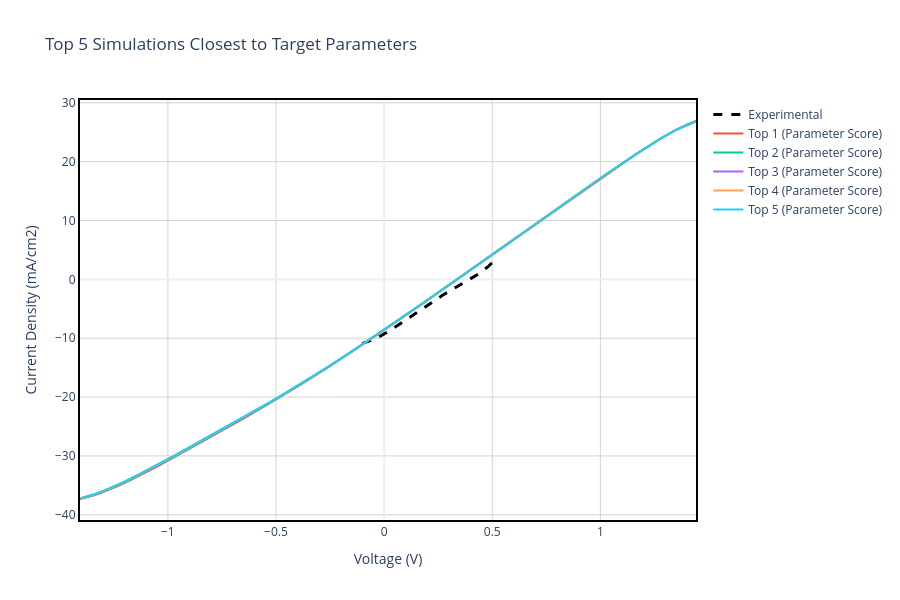

The code cell stored with this chart in its notebook:
### Markdown cell above
## Section 4: Parameter-Based Comparison with Target Values

### Methodology
In this section, we compare simulations against **target performance parameters** using a scoring algorithm. For each simulation, we calculate a normalized distance metric:

$$\text{Score} = \sum_{i} \left(\frac{X_i^{sim} - X_i^{target}}{X_i^{target}}\right)^2$$

where $X_i$ represents the performance parameters:
- $V_{oc}$ (Open Circuit Voltage)
- $J_{sc}$ (Short Circuit Current Density)  
- $FF$ (Fill Factor)
- $\eta$ (Power Conversion Efficiency)

**Interpretation**: Lower scores indicate simulations whose parameters are closer to the target values. This approach is useful for identifying device designs that achieve desired specifications.

### Application
The top 5 simulations with the lowest parameter scores are plotted alongside experimental data to evaluate whether parameter matching correlates with realistic device behavior.

### Code cell
# Calculate a Score (the lower the score, the closer to the target parameters)
for d in scaps_data:
    score = 0
    score += ((d['Voc'] - TARGET_VOC) / TARGET_VOC)**2
    score += ((d['Jsc'] - TARGET_JSC) / TARGET_JSC)**2
    score += ((d['FF'] - TARGET_FF) / TARGET_FF)**2
    score += ((d['eta'] - TARGET_ETA) / TARGET_ETA)**2
    d['param_score'] = score

top_5_params = sorted(scaps_data, key=lambda x: x['param_score'])[:5]

# ------------------ PLOT 3: TOP 5 VS EXPERIMENTAL (PARAMETERS) ------------------
fig3 = go.Figure()
fig3.add_trace(go.Scatter(
    x=exp_data['v(V)'], y=exp_data['jtot(mA/cm2)'], 
    mode='lines', name='Experimental', line=dict(color='black', dash='dash', width=3)
))

for i, d in enumerate(top_5_params):
    v_filtered = d['v(V)']
    j_filtered = d['jtot(mA/cm2)']
    
    hover_text = f"<b>{d['label']}</b><br>Voc: {d['Voc']} V<br>Jsc: {d['Jsc']} mA/cm²<br>FF: {d['FF']} %<br>η: {d['eta']} %"
    fig3.add_trace(go.Scatter(
        x=v_filtered, y=j_filtered, mode='lines', 
        name=f"Top {i+1} (Parameter Score)", hoverinfo='text', hovertext=hover_text
    ))

fig3.update_xaxes(showline=True, linewidth=2, linecolor='black', mirror=True)
fig3.update_yaxes(showline=True, linewidth=2, linecolor='black', mirror=True)
fig3.update_layout(
    title='Top 5 Simulations Closest to Target Parameters',
    xaxis_title='Voltage (V)', yaxis_title='Current Density (mA/cm2)',
    hovermode='closest', template='plotly_white', width=900, height=600,
    plot_bgcolor='white',
    xaxis=dict(showgrid=True, gridwidth=1, gridcolor='lightgray'),
    yaxis=dict(showgrid=True, gridwidth=1, gridcolor='lightgray')
)
fig3.show()
fig3.write_image(os.path.join(plots_dir, 'Top5_Parameters.png'), width=900, height=600)
print(f"✅ Saved Plot 3 to {plots_dir}/Top5_Parameters.png")

# Create comparison table
print("\n" + "="*120)
print("TOP 5 PARAMETER MATCHES: EXPERIMENTAL VS SIMULATIONS")
print("="*120)
print(f"\n{'Metric':<20} {'Experimental':<18} {'Top 1':<18} {'Top 2':<18} {'Top 3':<18} {'Top 4':<18} {'Top 5':<18}")
print("-"*120)
for i, d in enumerate(top_5_params):
    print(f"\n🔍 Top {i+1} (Params: {d['param_score']:.6f}) - {d['label']}")
    print(f"   Batch Parameters: {d['batch_params']}")
    print(f"   Voc: {d['Voc']:.6f} V | Jsc: {d['Jsc']:.4f} mA/cm² | FF: {d['FF']:.4f} % | η: {d['eta']:.4f} %")
print("="*120)

### Figure 1 — Plotly figure (JSON) as saved in the notebook; plotly's stock layout.template omitted (floating-point values rounded to 4 significant figures; data arrays with more than 128 entries replaced by an {"elided": "..."} marker saying what was removed)
{"data": [{"line": {"color": "black", "dash": "dash", "width": 3}, "mode": "lines", "name": "Experimental", "type": "scatter", "x": {"elided": "200 float values"}, "y": {"elided": "200 float values"}}, {"hoverinfo": "text", "hovertext": "<b>total density [1/cm] = 5.000e+12</b><br>Voc: 0.337731 V<br>Jsc: 8.61662218 mA/cm²<br>FF: 25.1385 %<br>η: 0.7316 %", "mode": "lines", "name": "Top 1 (Parameter Score)", "type": "scatter", "x": [-1.406, -1.378, -1.346, -1.311, -1.271, -1.226, -1.176, -1.12, -1.059, -0.9939, -0.9262, -0.8567, -0.7858, -0.7133, -0.6385, -0.5602, -0.4765, -0.3844, -0.2798, -0.1578, -0.01249, 0.1608, 0.3626, 0.5852, 0.8094, 1.009, 1.165, 1.274, 1.349, 1.401, 1.442], "y": [-37.32, -37.07, -36.74, -36.31, -35.75, -35.04, -34.17, -33.14, -31.97, -30.68, -29.32, -27.91, -26.45, -24.95, -23.39, -21.72, -19.9, -17.84, -15.42, -12.51, -8.928, -4.55, 0.6446, 6.433, 12.27, 17.41, 21.28, 23.84, 25.39, 26.32, 26.92]}, {"hoverinfo": "text", "hovertext": "<b>total density [1/cm] = 5.000e+12</b><br>Voc: 0.337439 V<br>Jsc: 8.60340369 mA/cm²<br>FF: 25.1796 %<br>η: 0.731 %", "mode": "lines", "name": "Top 2 (Parameter Score)", "type": "scatter", "x": [-1.405, -1.376, -1.343, -1.307, -1.267, -1.221, -1.17, -1.113, -1.051, -0.9858, -0.9179, -0.8484, -0.7777, -0.7054, -0.631, -0.5533, -0.4701, -0.3787, -0.2749, -0.1535, -0.008789, 0.164, 0.3654, 0.5875, 0.8112, 1.01, 1.165, 1.274, 1.348, 1.401, 1.441], "y": [-37.28, -37.02, -36.67, -36.21, -35.63, -34.89, -33.99, -32.94, -31.75, -30.45, -29.08, -27.67, -26.22, -24.73, -23.17, -21.52, -19.72, -17.68, -15.28, -12.39, -8.823, -4.458, 0.7247, 6.5, 12.32, 17.44, 21.3, 23.84, 25.38, 26.31, 26.89]}, {"hoverinfo": "text", "hovertext": "<b>total density [1/cm] = 5.000e+12</b><br>Voc: 0.337171 V<br>Jsc: 8.59118614 mA/cm²<br>FF: 25.2166 %<br>η: 0.7305 %", "mode": "lines", "name": "Top 3 (Parameter Score)", "type": "scatter", "x": [-1.403, -1.373, -1.341, -1.304, -1.263, -1.216, -1.163, -1.106, -1.043, -0.9775, -0.9095, -0.84, -0.7694, -0.6975, -0.6236, -0.5464, -0.464, -0.3734, -0.2703, -0.1496, -0.005402, 0.1669, 0.3679, 0.5897, 0.8129, 1.011, 1.166, 1.274, 1.348, 1.4, 1.441], "y": [-37.23, -36.96, -36.59, -36.11, -35.5, -34.74, -33.81, -32.73, -31.52, -30.21, -28.84, -27.43, -25.98, -24.5, -22.96, -21.33, -19.54, -17.52, -15.15, -12.27, -8.726, -4.373, 0.7981, 6.562, 12.37, 17.47, 21.31, 23.84, 25.37, 26.29, 26.87]}, {"hoverinfo": "text", "hovertext": "<b>total density [1/cm] = 5.000e+12</b><br>Voc: 0.33693 V<br>Jsc: 8.58006162 mA/cm²<br>FF: 25.2494 %<br>η: 0.7299 %", "mode": "lines", "name": "Top 4 (Parameter Score)", "type": "scatter", "x": [-1.401, -1.371, -1.338, -1.3, -1.258, -1.21, -1.157, -1.098, -1.035, -0.969, -0.9009, -0.8315, -0.7611, -0.6896, -0.6162, -0.5397, -0.4581, -0.3683, -0.266, -0.146, -0.002349, 0.1696, 0.3702, 0.5916, 0.8143, 1.012, 1.166, 1.274, 1.348, 1.4, 1.44], "y": [-37.18, -36.89, -36.51, -36.01, -35.37, -34.57, -33.62, -32.51, -31.29, -29.97, -28.6, -27.19, -25.75, -24.27, -22.75, -21.13, -19.37, -17.38, -15.03, -12.17, -8.639, -4.298, 0.8637, 6.617, 12.41, 17.5, 21.32, 23.84, 25.36, 26.28, 26.85]}, {"hoverinfo": "text", "hovertext": "<b>total density [1/cm] = 5.000e+12</b><br>Voc: 0.336717 V<br>Jsc: 8.57016157 mA/cm²<br>FF: 25.278 %<br>η: 0.7295 %", "mode": "lines", "name": "Top 5 (Parameter Score)", "type": "scatter", "x": [-1.4, -1.369, -1.335, -1.296, -1.253, -1.204, -1.15, -1.09, -1.027, -0.9602, -0.892, -0.8228, -0.7527, -0.6817, -0.6089, -0.5332, -0.4525, -0.3635, -0.2621, -0.1427, 0.000356, 0.1719, 0.3723, 0.5933, 0.8157, 1.013, 1.167, 1.274, 1.348, 1.399, 1.439], "y": [-37.13, -36.82, -36.42, -35.89, -35.22, -34.4, -33.42, -32.29, -31.05, -29.72, -28.34, -26.94, -25.51, -24.05, -22.54, -20.95, -19.21, -17.24, -14.92, -12.08, -8.561, -4.232, 0.9215, 6.667, 12.45, 17.52, 21.34, 23.84, 25.36, 26.26, 26.84]}], "layout": {"height": 600, "hovermode": "closest", "plot_bgcolor": "white", "title": {"text": "Top 5 Simulations Closest to Target Parameters"}, "width": 900, "xaxis": {"gridcolor": "lightgray", "gridwidth": 1, "linecolor": "black", "linewidth": 2, "mirror": true, "showgrid": true, "showline": true, "title": {"text": "Voltage (V)"}}, "yaxis": {"gridcolor": "lightgray", "gridwidth": 1, "linecolor": "black", "linewidth": 2, "mirror": true, "showgrid": true, "showline": true, "title": {"text": "Current Density (mA/cm2)"}}}}
